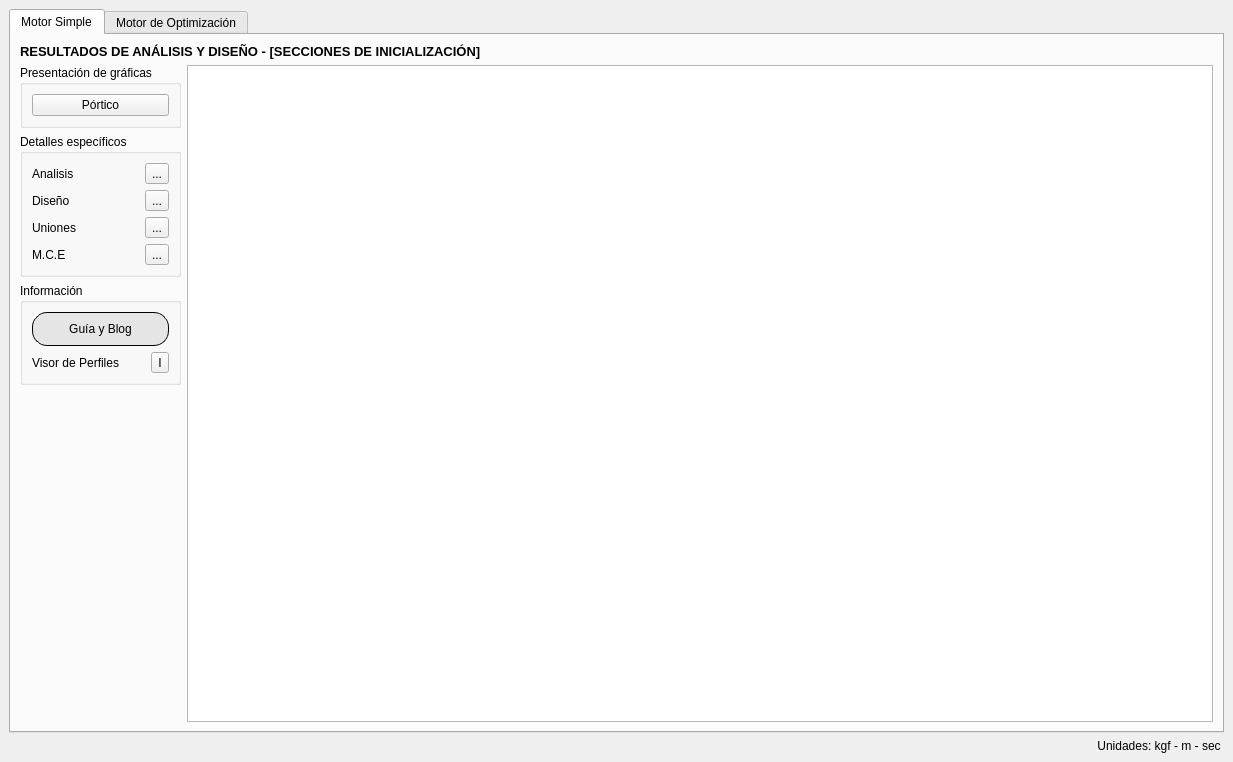
<?xml version="1.0" encoding="UTF-8"?>
<ui version="4.0">
 <class>MainWindow</class>
 <widget class="QMainWindow" name="MainWindow">
  <property name="geometry">
   <rect>
    <x>0</x>
    <y>0</y>
    <width>1233</width>
    <height>762</height>
   </rect>
  </property>
  <property name="windowTitle">
   <string>OPS Design</string>
  </property>
  <widget class="QWidget" name="centralwidget">
   <layout class="QGridLayout" name="gridLayout_4">
    <item row="0" column="0">
     <widget class="QTabWidget" name="tabWidget">
      <property name="enabled">
       <bool>true</bool>
      </property>
      <property name="currentIndex">
       <number>0</number>
      </property>
      <widget class="QWidget" name="tab">
       <attribute name="title">
        <string>Motor Simple</string>
       </attribute>
       <layout class="QGridLayout" name="gridLayout">
        <item row="0" column="0" colspan="2">
         <widget class="QLabel" name="label_3">
          <property name="text">
           <string>&lt;html&gt;&lt;head/&gt;&lt;body&gt;&lt;p&gt;&lt;span style=&quot; font-size:10pt; font-weight:600;&quot;&gt;RESULTADOS DE ANÁLISIS Y DISEÑO - [SECCIONES DE INICIALIZACIÓN]&lt;/span&gt;&lt;/p&gt;&lt;/body&gt;&lt;/html&gt;</string>
          </property>
         </widget>
        </item>
        <item row="1" column="0">
         <widget class="QGroupBox" name="groupBox_4">
          <property name="title">
           <string>Presentación de gráficas</string>
          </property>
          <layout class="QGridLayout" name="gridLayout_6">
           <item row="0" column="0">
            <widget class="QPushButton" name="pushButtonGraficaOneTime">
             <property name="text">
              <string>Pórtico</string>
             </property>
            </widget>
           </item>
          </layout>
         </widget>
        </item>
        <item row="1" column="1" rowspan="4">
         <widget class="QTextBrowser" name="textBrowser_2"/>
        </item>
        <item row="2" column="0">
         <widget class="QGroupBox" name="groupBox_7">
          <property name="title">
           <string>Detalles específicos</string>
          </property>
          <layout class="QGridLayout" name="gridLayout_10">
           <item row="3" column="0">
            <widget class="QLabel" name="label_7">
             <property name="text">
              <string>M.C.E</string>
             </property>
            </widget>
           </item>
           <item row="2" column="1">
            <widget class="QToolButton" name="toolButton_tbuni_one">
             <property name="text">
              <string>...</string>
             </property>
            </widget>
           </item>
           <item row="3" column="1">
            <widget class="QToolButton" name="toolButton_tbcef_one">
             <property name="text">
              <string>...</string>
             </property>
            </widget>
           </item>
           <item row="1" column="1">
            <widget class="QToolButton" name="toolButton_tbdis_one">
             <property name="text">
              <string>...</string>
             </property>
            </widget>
           </item>
           <item row="0" column="0">
            <widget class="QLabel" name="label_4">
             <property name="text">
              <string>Analisis</string>
             </property>
            </widget>
           </item>
           <item row="1" column="0">
            <widget class="QLabel" name="label_5">
             <property name="text">
              <string>Diseño</string>
             </property>
            </widget>
           </item>
           <item row="2" column="0">
            <widget class="QLabel" name="label_6">
             <property name="text">
              <string>Uniones</string>
             </property>
            </widget>
           </item>
           <item row="0" column="1">
            <widget class="QToolButton" name="toolButton_tban_one">
             <property name="text">
              <string>...</string>
             </property>
            </widget>
           </item>
          </layout>
         </widget>
        </item>
        <item row="3" column="0">
         <widget class="QGroupBox" name="groupBox_9">
          <property name="title">
           <string>Información</string>
          </property>
          <layout class="QGridLayout" name="gridLayout_11">
           <item row="2" column="1">
            <widget class="QToolButton" name="toolButton_visor_Ra">
             <property name="text">
              <string>I</string>
             </property>
            </widget>
           </item>
           <item row="2" column="0">
            <widget class="QLabel" name="label_13">
             <property name="text">
              <string>Visor de Perfiles</string>
             </property>
            </widget>
           </item>
           <item row="0" column="0" colspan="2">
            <widget class="QGroupBox" name="groupBox_5">
             <property name="styleSheet">
              <string notr="true">background-color: rgb(229, 229, 229);
color:withe;
border-style: outset;
border-width:1px;
border-radius:15px</string>
             </property>
             <property name="title">
              <string/>
             </property>
             <property name="flat">
              <bool>false</bool>
             </property>
             <property name="checkable">
              <bool>false</bool>
             </property>
             <layout class="QGridLayout" name="gridLayout_12">
              <item row="0" column="0">
               <widget class="QPushButton" name="pushButtonAyuda_Ra">
                <property name="font">
                 <font>
                  <weight>50</weight>
                  <bold>false</bold>
                 </font>
                </property>
                <property name="styleSheet">
                 <string notr="true">background-color: rgb(229, 229, 229);
color:withe;
border-style: outset;
border-width:0px;
border-radius:15px
</string>
                </property>
                <property name="text">
                 <string>Guía y Blog</string>
                </property>
                <property name="autoDefault">
                 <bool>false</bool>
                </property>
                <property name="flat">
                 <bool>false</bool>
                </property>
               </widget>
              </item>
             </layout>
            </widget>
           </item>
          </layout>
         </widget>
        </item>
        <item row="4" column="0">
         <spacer name="verticalSpacer_3">
          <property name="orientation">
           <enum>Qt::Vertical</enum>
          </property>
          <property name="sizeHint" stdset="0">
           <size>
            <width>20</width>
            <height>40</height>
           </size>
          </property>
         </spacer>
        </item>
       </layout>
      </widget>
      <widget class="QWidget" name="tab_2">
       <attribute name="title">
        <string>Motor de Optimización</string>
       </attribute>
       <layout class="QGridLayout" name="gridLayout_3">
        <item row="0" column="0" colspan="2">
         <widget class="QLabel" name="label_2">
          <property name="text">
           <string>&lt;html&gt;&lt;head/&gt;&lt;body&gt;&lt;p&gt;&lt;span style=&quot; font-size:10pt; font-weight:600;&quot;&gt;RESULTADOS DE ANÁLISIS Y DISEÑO - [SECCIONES OPTIMIZADAS]&lt;/span&gt;&lt;/p&gt;&lt;/body&gt;&lt;/html&gt;</string>
          </property>
         </widget>
        </item>
        <item row="1" column="0">
         <widget class="QGroupBox" name="groupBox">
          <property name="title">
           <string>Diseños representativos</string>
          </property>
          <layout class="QGridLayout" name="gridLayout_2">
           <item row="3" column="0">
            <widget class="QRadioButton" name="radioButton_op2">
             <property name="font">
              <font>
               <weight>75</weight>
               <bold>true</bold>
               <strikeout>false</strikeout>
              </font>
             </property>
             <property name="text">
              <string>Opción B</string>
             </property>
            </widget>
           </item>
           <item row="2" column="0">
            <widget class="QRadioButton" name="radioButton_op1">
             <property name="text">
              <string>Opción A</string>
             </property>
            </widget>
           </item>
          </layout>
         </widget>
        </item>
        <item row="1" column="1" rowspan="5">
         <widget class="QTextBrowser" name="textBrowser_3"/>
        </item>
        <item row="2" column="0">
         <widget class="QGroupBox" name="groupBox_6">
          <property name="title">
           <string>Presentación de gráficas</string>
          </property>
          <layout class="QGridLayout" name="gridLayout_7">
           <item row="0" column="0">
            <widget class="QPushButton" name="pushButtonGrafica_pesos">
             <property name="text">
              <string>Función Objetivo</string>
             </property>
            </widget>
           </item>
           <item row="1" column="0">
            <widget class="QPushButton" name="pushButtonGraficaIteration">
             <property name="text">
              <string>Pórtico</string>
             </property>
            </widget>
           </item>
          </layout>
         </widget>
        </item>
        <item row="3" column="0">
         <widget class="QGroupBox" name="groupBox_3">
          <property name="title">
           <string>Detalles específicos</string>
          </property>
          <layout class="QGridLayout" name="gridLayout_5">
           <item row="0" column="0">
            <widget class="QLabel" name="label_8">
             <property name="text">
              <string>Analisis</string>
             </property>
            </widget>
           </item>
           <item row="2" column="0">
            <widget class="QLabel" name="label_10">
             <property name="text">
              <string>Uniones</string>
             </property>
            </widget>
           </item>
           <item row="1" column="0">
            <widget class="QLabel" name="label_9">
             <property name="text">
              <string>Diseño</string>
             </property>
            </widget>
           </item>
           <item row="3" column="0">
            <widget class="QLabel" name="label_11">
             <property name="text">
              <string>M.C.E</string>
             </property>
            </widget>
           </item>
           <item row="0" column="4">
            <widget class="QToolButton" name="toolButton_tban_iter">
             <property name="text">
              <string>...</string>
             </property>
            </widget>
           </item>
           <item row="1" column="4">
            <widget class="QToolButton" name="toolButton_tbdis_iter">
             <property name="text">
              <string>...</string>
             </property>
            </widget>
           </item>
           <item row="2" column="4">
            <widget class="QToolButton" name="toolButton_tbuni_iter">
             <property name="text">
              <string>...</string>
             </property>
            </widget>
           </item>
           <item row="3" column="4">
            <widget class="QToolButton" name="toolButton_tbcef_iter">
             <property name="text">
              <string>...</string>
             </property>
            </widget>
           </item>
          </layout>
         </widget>
        </item>
        <item row="4" column="0">
         <widget class="QGroupBox" name="groupBox_10">
          <property name="title">
           <string>Información</string>
          </property>
          <layout class="QGridLayout" name="gridLayout_13">
           <item row="2" column="1">
            <widget class="QToolButton" name="toolButton_visor_Rb">
             <property name="text">
              <string>I</string>
             </property>
            </widget>
           </item>
           <item row="2" column="0">
            <widget class="QLabel" name="label_14">
             <property name="text">
              <string>Visor de Perfiles</string>
             </property>
            </widget>
           </item>
           <item row="0" column="0" colspan="2">
            <widget class="QGroupBox" name="groupBox_8">
             <property name="styleSheet">
              <string notr="true">background-color: rgb(229, 229, 229);
color:withe;
border-style: outset;
border-width:1px;
border-radius:15px</string>
             </property>
             <property name="title">
              <string/>
             </property>
             <property name="flat">
              <bool>false</bool>
             </property>
             <property name="checkable">
              <bool>false</bool>
             </property>
             <layout class="QGridLayout" name="gridLayout_14">
              <item row="0" column="0">
               <widget class="QPushButton" name="pushButtonAyuda_Rb">
                <property name="font">
                 <font>
                  <weight>50</weight>
                  <bold>false</bold>
                 </font>
                </property>
                <property name="styleSheet">
                 <string notr="true">background-color: rgb(229, 229, 229);
color:withe;
border-style: outset;
border-width:0px;
border-radius:15px
</string>
                </property>
                <property name="text">
                 <string>Guía y Blog</string>
                </property>
                <property name="autoDefault">
                 <bool>false</bool>
                </property>
                <property name="flat">
                 <bool>false</bool>
                </property>
               </widget>
              </item>
             </layout>
            </widget>
           </item>
          </layout>
         </widget>
        </item>
        <item row="5" column="0">
         <spacer name="verticalSpacer_2">
          <property name="orientation">
           <enum>Qt::Vertical</enum>
          </property>
          <property name="sizeHint" stdset="0">
           <size>
            <width>20</width>
            <height>235</height>
           </size>
          </property>
         </spacer>
        </item>
       </layout>
      </widget>
     </widget>
    </item>
    <item row="1" column="0">
     <widget class="QLabel" name="label">
      <property name="text">
       <string>&lt;html&gt;&lt;head/&gt;&lt;body&gt;&lt;p align=&quot;right&quot;&gt;Unidades: kgf - m - sec&lt;span style=&quot; color:#ffffff;&quot;&gt;.&lt;/span&gt;&lt;/p&gt;&lt;/body&gt;&lt;/html&gt;</string>
      </property>
     </widget>
    </item>
   </layout>
  </widget>
 </widget>
 <resources/>
 <connections/>
</ui>
